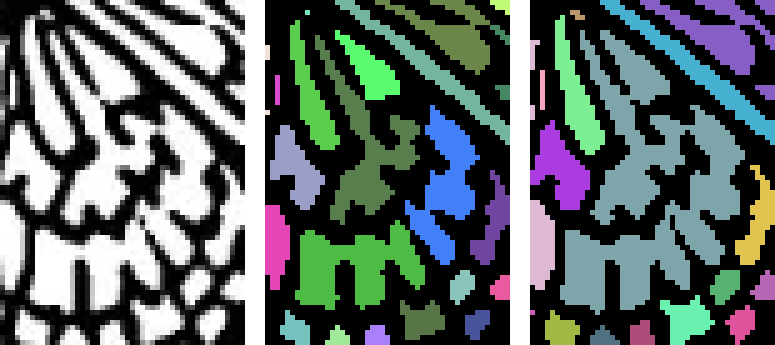
#> input picture research/region-fill/img/butterfly_leak_T200_vs_T128.png, 775 x 345 px
$ python histogram_and_merge.py img/butterfly_leak_T200_vs_T128.png
#> lines starting #> are read from the running program, lines starting #| are printed output that depends on the picture; after the words box and inside, x2 and y2 are one past the last pixel; in counts of white or black regions, pixels touching at a corner belong together
"""Histogram peaks, line-width estimate, and threshold-merge test (do regions leak into each
other when the fill threshold moves?)."""
import sys, numpy as np
from PIL import Image
from scipy import ndimage

S4 = [[0,1,0],[1,1,1],[0,1,0]]
for path in sys.argv[1:]:
    g = np.asarray(Image.open(path).convert("L"), dtype=np.uint8)
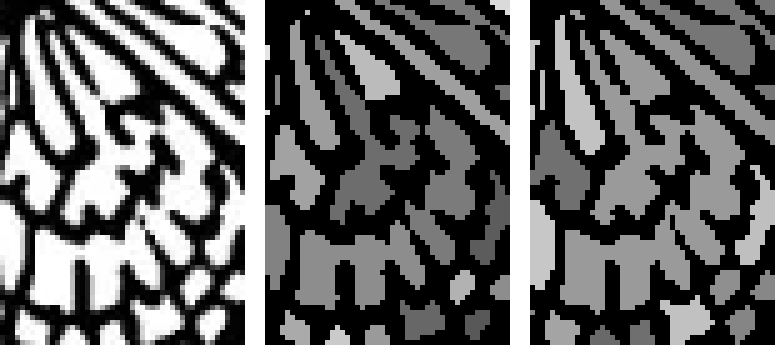
#> g: shape (345, 775); min 0, max 255, mean 100.7
    name = path.split('/')[-1]
    hist = np.bincount(g.ravel(), minlength=256)
#> hist = 256 values, max 94875 at index 0, min 0 at index 4, mean 1044.4
    top = np.argsort(hist)[::-1][:12]
#> top = [0, 255, 154, 141, 254, 109, 123, 118, 148, 112, 2, 119]
    print(f"\n=== {name}")
    print("top-12 grey levels by count:", [(int(v), f"{hist[v]/g.size:.1%}") for v in sorted(top)])
#| top-12 grey levels by count: [(0, '35.5%'), (2, '1.2%'), (109, '2.1%'), (112, '1.2%'), (118, '1.6%'), (119, '1.2%'), (123, '2.0%'), (141, '2.5%'), (148, '1.4%'), (154, '8.2%'), (254, '2.5%'), (255, '9.2%')]
    # noise check: isolated dark pixels inside white areas / isolated light pixels inside black
    dark = g < 128
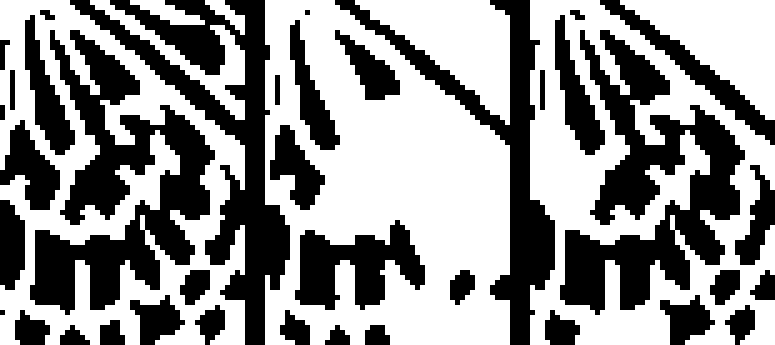
#> dark: shape (345, 775) bool; 56.8% white; 38 black regions, largest, box (x1, y1, x2, y2) and area: (30, 30, 215, 315) 21425, (560, 30, 745, 315) 21425, (70, 0, 290, 345) 18950
    lab, n = ndimage.label(dark, structure=S4)
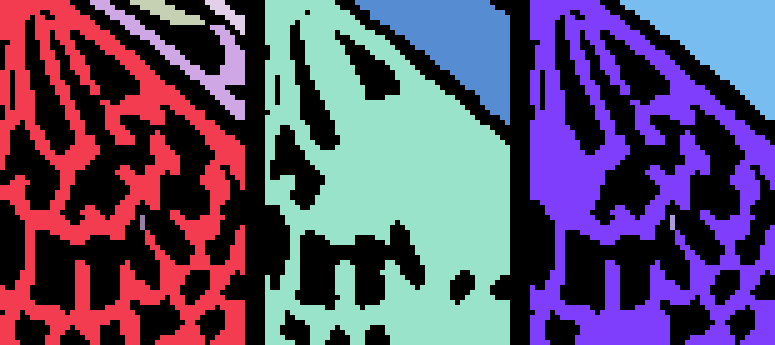
#> lab: shape (345, 775) int32; 11 distinct labels, from 0 to 10; one colour per label, 0 black
#> n = 10
    sizes = np.bincount(lab.ravel())[1:]
#> sizes = [34925, 3600, 900, 550, 54375, 9425, 38575, 9350, 75, 75]
    print(f"dark(<128) components: {n}; specks <5px: {(sizes<5).sum()}; <20px: {(sizes<20).sum()}")
#| dark(<128) components: 10; specks <5px: 0; <20px: 0
    # line width via distance transform on dark mask: 2*median distance at ridge ~ stroke width
    dt = ndimage.distance_transform_edt(dark)
    ridge = dt[(dt>0)]
    # approximate stroke width = 2*max local DT along skeleton; use 90th pct of DT as proxy
    print(f"dark-stroke DT: median={np.median(ridge):.2f} p90={np.percentile(ridge,90):.2f} max={ridge.max():.1f}  (stroke width ~ 2x ridge DT)")
#| dark-stroke DT: median=6.32 p90=31.76 max=91.8  (stroke width ~ 2x ridge DT)
    # Width of anti-alias band: pixels with 32<g<224 adjacent to a dark pixel
    band = (g>=32)&(g<224)
#> band: shape (345, 775) bool; 38.5% white; 99 white regions, largest, box (x1, y1, x2, y2) and area: (560, 30, 745, 315) 21425, (295, 105, 480, 310) 11500, (315, 30, 420, 225) 7400
    print(f"mid-grey band (32..223): {band.sum()/g.size:.2%} of pixels")
#| mid-grey band (32..223): 38.52% of pixels
    # Merge test: regions at T=200 (strict) vs T=128 and T=64 (loose). For each loose region,
    # count how many strict regions (>=50px) it contains. >1 means those strict regions LEAK into one.
    strict_lab, ns = ndimage.label(g>=200, structure=S4)
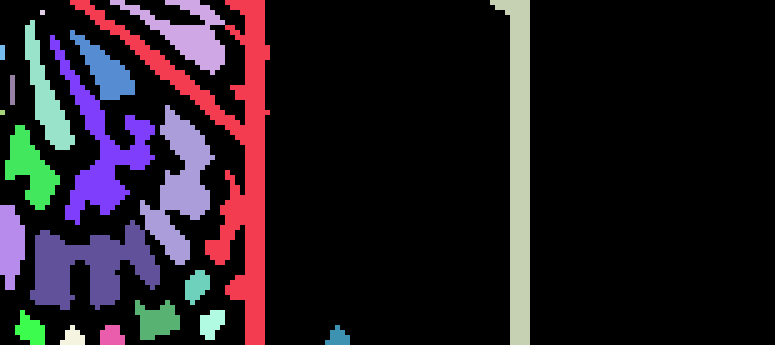
#> strict_lab: shape (345, 775) int32; 22 distinct labels, from 0 to 21; one colour per label, 0 black
#> ns = 21
    ssz = np.bincount(strict_lab.ravel());
#> ssz = 22 values, max 214750 at index 0, min 25 at index 4, mean 12153.4
    keep = np.nonzero(ssz>=50)[0]; keep = keep[keep>0]
#> after `keep = np.nonzero(ssz >= 50)[0]`: keep = 20 values from 0 to 21
#> after `keep = keep[keep > 0]`: keep = 19 values from 1 to 21
    for T in (160, 128, 96, 64):
        loose_lab, nl = ndimage.label(g>=T, structure=S4)
        # map strict region -> loose region (via any pixel of the strict region)
        # all pixels of a strict region are white>=200 so they are also >=T, so each strict region sits in exactly one loose region
        first_idx = {}
        flat_s = strict_lab.ravel(); flat_l = loose_lab.ravel()
        # find one pixel index per strict region
        order = np.argsort(flat_s, kind='stable')
        sorted_s = flat_s[order]
        starts = np.searchsorted(sorted_s, keep)
        rep = order[starts]
        loose_of = flat_l[rep]
        counts = np.bincount(loose_of)
        merged_groups = (counts>1).sum(); merged_regions = counts[counts>1].sum()
        print(f"  T={T}: {len(keep)} strict regions(>=50px @T=200) collapse into {len(np.unique(loose_of))} loose regions; "
              f"{merged_groups} loose regions swallow {merged_regions} strict regions (leaks)")
        # biggest offender
        if merged_groups:
            worst = counts.argmax()
            print(f"    worst: loose region {worst} contains {counts[worst]} strict regions")
#> this loop made 4 passes
#> (nl, worst) on passes 1 to 4: (28, 7), (38, 10), (47, 13), (46, 12)
#|   T=160: 19 strict regions(>=50px @T=200) collapse into 15 loose regions; 2 loose regions swallow 6 strict regions (leaks)
#|     worst: loose region 7 contains 4 strict regions
#|   T=128: 19 strict regions(>=50px @T=200) collapse into 15 loose regions; 2 loose regions swallow 6 strict regions (leaks)
#|     worst: loose region 10 contains 4 strict regions
#|   T=96: 19 strict regions(>=50px @T=200) collapse into 15 loose regions; 2 loose regions swallow 6 strict regions (leaks)
#|     worst: loose region 13 contains 4 strict regions
#|   T=64: 19 strict regions(>=50px @T=200) collapse into 15 loose regions; 2 loose regions swallow 6 strict regions (leaks)
#|     worst: loose region 12 contains 4 strict regions
#> pass 1, `loose_lab, nl = ndimage.label(g>=T, structure=S4)`:
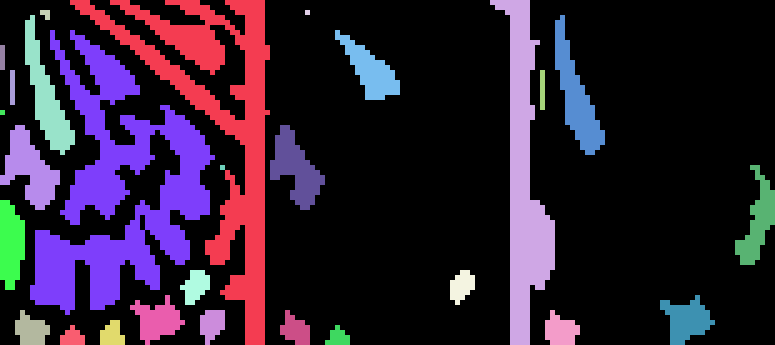
#> loose_lab: shape (345, 775) int32; 29 distinct labels, from 0 to 28; one colour per label, 0 black
#> pass 2, `loose_lab, nl = ndimage.label(g>=T, structure=S4)`:
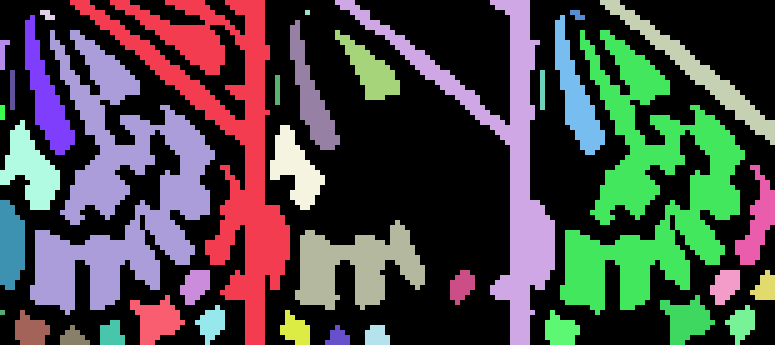
#> loose_lab: shape (345, 775) int32; 39 distinct labels, from 0 to 38; one colour per label, 0 black
#> pass 3, `loose_lab, nl = ndimage.label(g>=T, structure=S4)`:
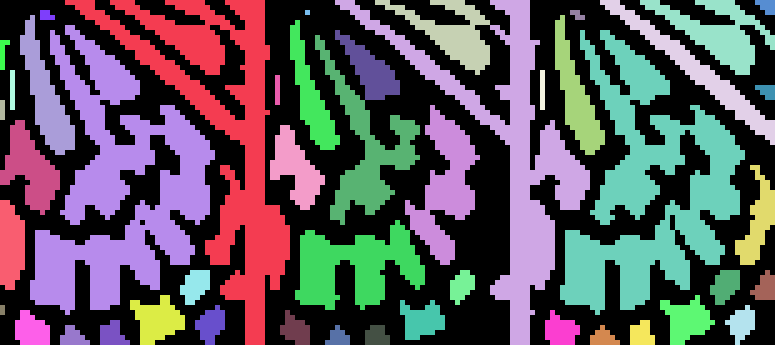
#> loose_lab: shape (345, 775) int32; 48 distinct labels, from 0 to 47; one colour per label, 0 black

$ run again, on research/region-fill/img/garden-gate_regions_T200.png
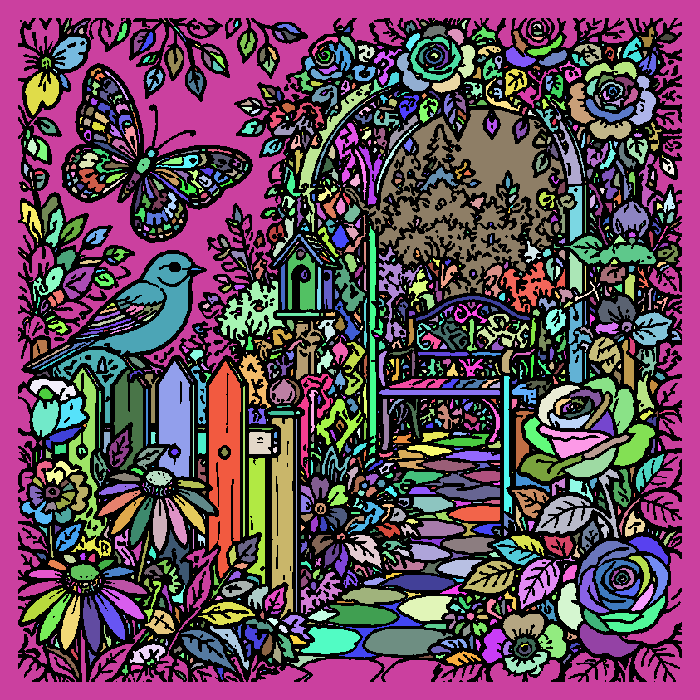
#> input picture research/region-fill/img/garden-gate_regions_T200.png, 700 x 700 px
#> hist = 256 values, max 201595 at index 0, min 0 at index 1, mean 1914.1
#> top = [0, 116, 128, 132, 179, 140, 164, 187, 193, 194, 195, 143]
#| top-12 grey levels by count: [(0, '41.1%'), (116, '22.1%'), (128, '3.1%'), (132, '1.3%'), (140, '1.0%'), (143, '0.5%'), (164, '0.9%'), (179, '1.0%'), (187, '0.6%'), (193, '0.6%'), (194, '0.6%'), (195, '0.5%')]
#> dark: shape (700, 700) bool; 70.2% white; 1329 black regions (659 under 20 px), largest, box (x1, y1, x2, y2) and area: (345, 110, 564, 299) 14120, (209, 361, 241, 578) 5012, (89, 254, 191, 355) 3900
#> lab: shape (700, 700) int32; 184 distinct labels, from 0 to 183
#> n = 183
#> sizes = 183 values, max 339375 at index 0, min 1 at index 26, mean 1879.8
#| dark(<128) components: 183; specks <5px: 45; <20px: 115
#| dark-stroke DT: median=4.00 p90=23.35 max=89.4  (stroke width ~ 2x ridge DT)
#> band: shape (700, 700) bool; 57.5% white; 176 black regions (104 under 20 px), largest, box (x1, y1, x2, y2) and area: (18, 18, 682, 682) 189042, (61, 63, 253, 243) 10472, (129, 18, 230, 102) 3149
#| mid-grey band (32..223): 57.46% of pixels
#> `strict_lab, ns = ndimage.label(g>=200, structure=S4)`:
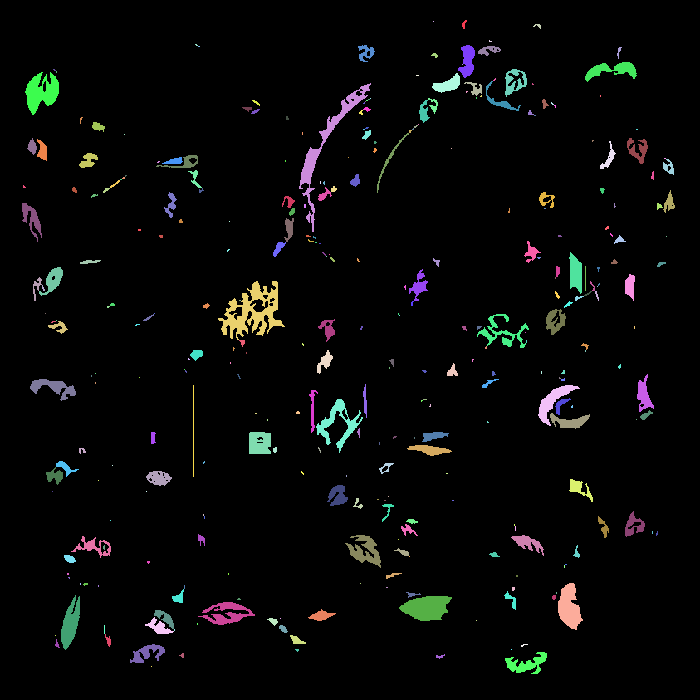
#> strict_lab: shape (700, 700) int32; 324 distinct labels, from 0 to 323; one colour per label, 0 black
#> ns = 323
#> ssz = 324 values, max 465677 at index 0, min 1 at index 2, mean 1512.3
#> keep = 90 values from 0 to 320
#> keep = 89 values from 6 to 320
#> the loop `for T in (160, 128, 96, 64):` made 4 passes
#> nl on passes 1 to 4: 1072, 1712, 2165, 2277
#> (printed output is left out)
#> pass 3, `loose_lab, nl = ndimage.label(g>=T, structure=S4)`:
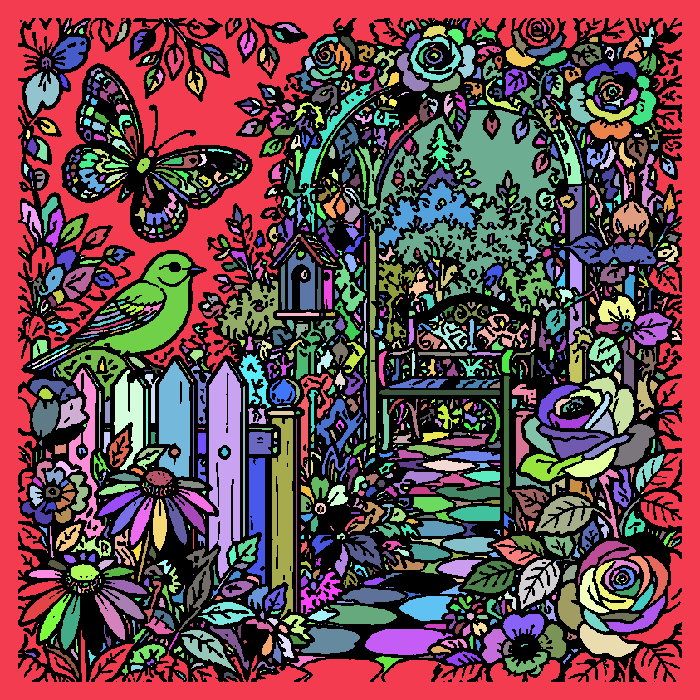
#> loose_lab: shape (700, 700) int32; 2166 distinct labels, from 0 to 2165; one colour per label, 0 black

$ run again, on research/region-fill/img/halo_grow_multiply_crop.png
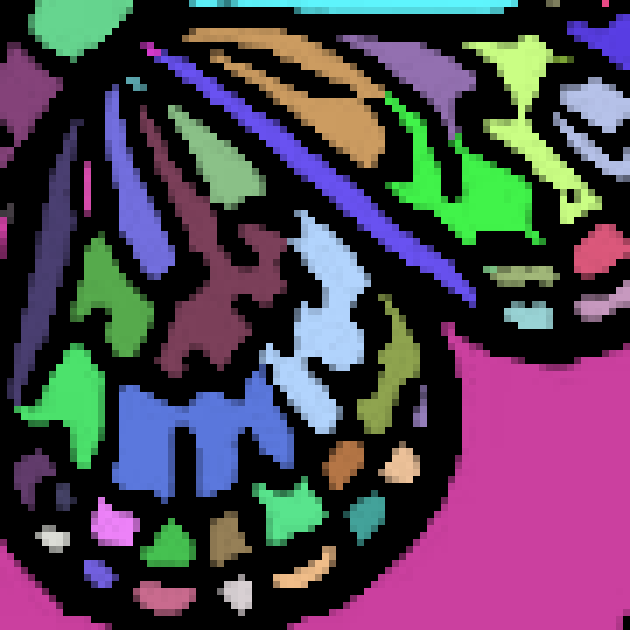
#> input picture research/region-fill/img/halo_grow_multiply_crop.png, 630 x 630 px
#> hist = 256 values, max 179683 at index 0, min 0 at index 1, mean 1550.4
#> top = [0, 116, 115, 123, 171, 122, 130, 84, 85, 134, 167, 170]
#| top-12 grey levels by count: [(0, '45.3%'), (84, '0.9%'), (85, '0.9%'), (115, '1.7%'), (116, '12.6%'), (122, '1.0%'), (123, '1.6%'), (130, '1.0%'), (134, '0.7%'), (167, '0.7%'), (170, '0.6%'), (171, '1.2%')]
#> dark: shape (630, 630) bool; 79.5% white; 37 black regions, largest, box (x1, y1, x2, y2) and area: (189, 28, 539, 245) 17150, (259, 210, 371, 434) 10731, (462, 35, 602, 224) 7105
#> `lab, n = ndimage.label(dark, structure=S4)`:
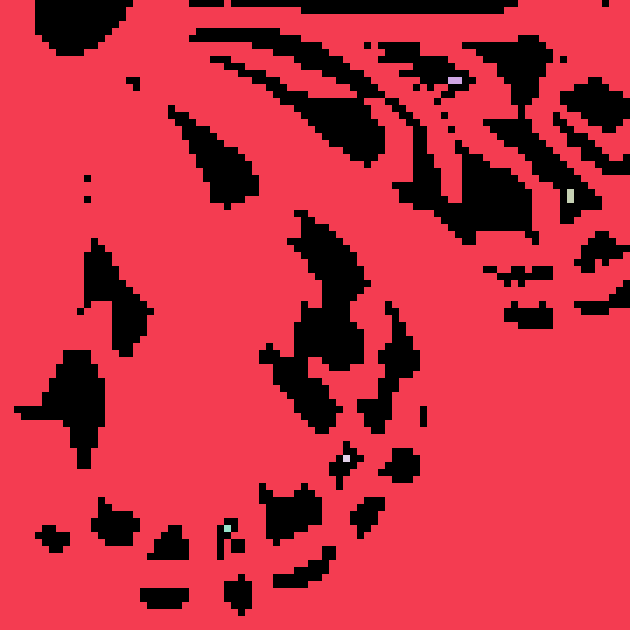
#> lab: shape (630, 630) int32; 6 distinct labels, from 0 to 5; one colour per label, 0 black
#> n = 5
#> sizes = [315217, 98, 98, 49, 49]
#| dark(<128) components: 5; specks <5px: 0; <20px: 0
#| dark-stroke DT: median=22.47 p90=93.00 max=260.4  (stroke width ~ 2x ridge DT)
#> band: shape (630, 630) bool; 54.1% white; 3 black regions, box (x1, y1, x2, y2) and area: (0, 0, 630, 630) 181986, (532, 56, 539, 70) 98, (623, 616, 630, 630) 98
#| mid-grey band (32..223): 54.10% of pixels
#> strict_lab: shape (630, 630) int32; 15 distinct labels, from 0 to 14
#> ns = 14
#> ssz = [381857, 294, 882, 4900, 686, 5243, 98, 1764, 147, 49, 49, 49, 49, 294, 539]
#> keep = [0, 1, 2, 3, 4, 5, 6, 7, 8, 13, 14]
#> keep = [1, 2, 3, 4, 5, 6, 7, 8, 13, 14]
#> the loop `for T in (160, 128, 96, 64):` made 4 passes
#> (nl, loose_of, worst) on passes 1 to 4: (37, [3, 3, 6, 6, 25, 25, 25, 32, 35, 37], 25), (44, [3, 3, 6, 6, 21, 21, 21, 33, 38, 43], 21), (41, [2, 2, 6, 6, 15, 15, 15, 30, 36, 40], 15), (43, [2, 2, 7, 7, 13, 13, 13, 30, 38, 42], 13)
#> (printed output is left out)
#> pass 3, `loose_lab, nl = ndimage.label(g>=T, structure=S4)`:
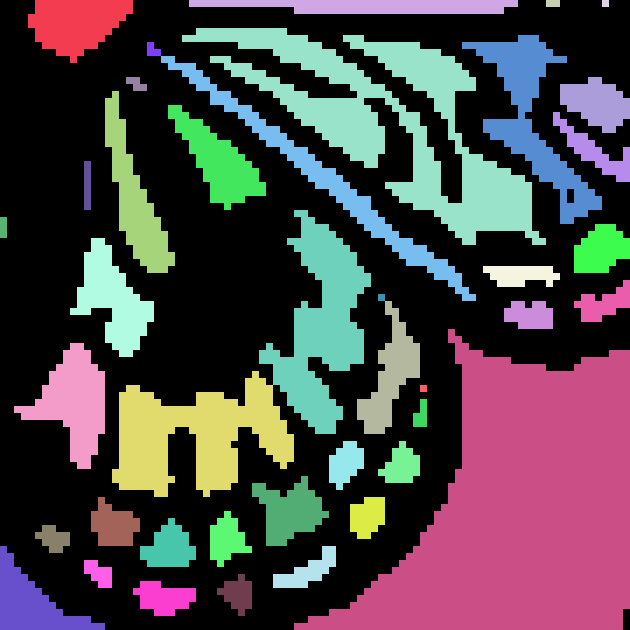
#> loose_lab: shape (630, 630) int32; 42 distinct labels, from 0 to 41; one colour per label, 0 black
